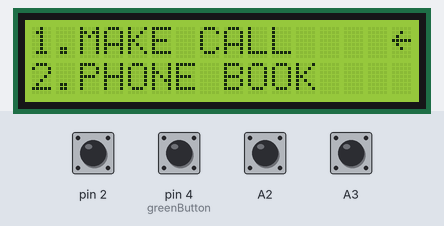
The sketch below on a simulated Arduino Uno, built with avr-gcc and run on an emulated ATmega328P. Shown: 16×2 character LCD. The test bench sets the inputs (shaded band); at power-on: A2, A3, pin 2, pin 4 (greenButton) HIGH.

Above: at 1.2 s.
1.3 s: A3 pulled LOW for 0.15 s
At 2.0 s:
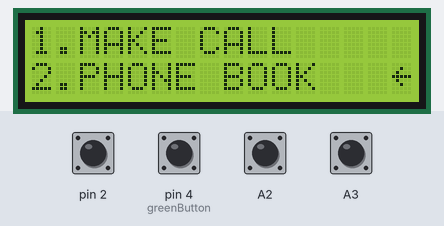
2.9 s: pin 4 (greenButton) pulled LOW for 0.15 s
At 3.5 s:
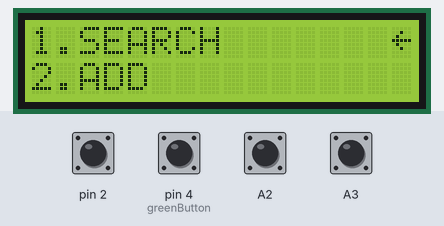
4.6 s: pin 2 pulled LOW for 0.15 s
At 6.0 s:
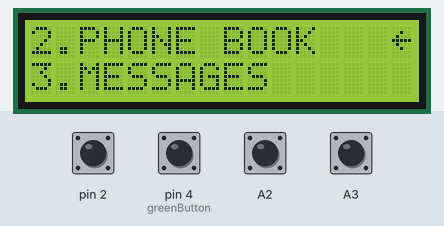
6.3 s: A3 pulled LOW for 1 s
At 7.1 s:
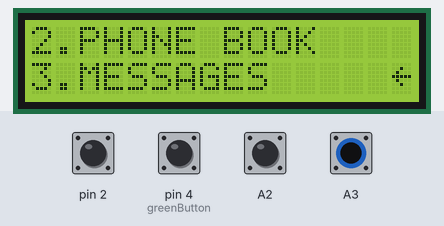
8.8 s: pin 4 (greenButton) pulled LOW for 1 s
At 10.4 s:
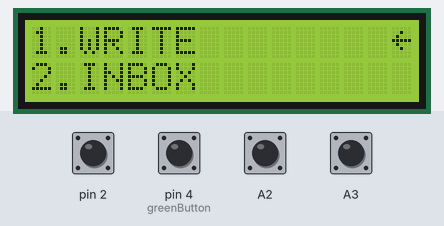
11.3 s: pin 2 pulled LOW for 1 s
At 13.7 s:
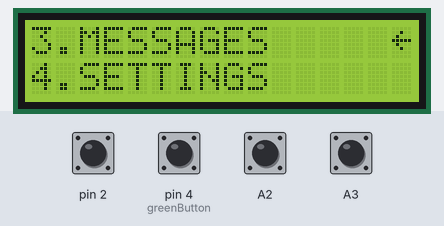
Timing chart, 0 to 14.8 s (numbered marks = the images above; inputs shaded):
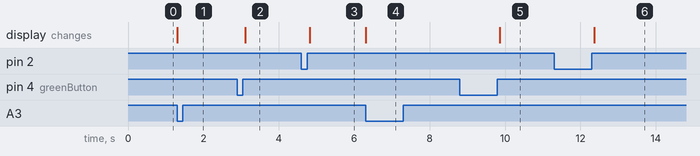

Measured:
- after the input at 1.3 s, the display: changes at once (image 1)
- after the input at 2.9 s, the display: changes after 0.21 s (image 2)
- after the input at 4.6 s, the display: changes after 0.22 s (image 3)
- after the input at 6.3 s, the display: changes at once (image 4)
- after the input at 8.8 s, the display: changes after 1.1 s (image 5)
- after the input at 11.3 s, the display: changes after 1.1 s (image 6)

The sketch:

zad3.3.ino
```cpp
// Imię i Nazwisko: Mateusz Groblicki
// Grupa: Czwartek 11:15
// Zadanie: 3.3. Nawigacja w menu

#include <LiquidCrystal_I2C.h>
#include "Basic_Button.h"
#include "Basic_Encoder.h"
#include <Wire.h>
#include <avr/pgmspace.h>

const char empty_text[] PROGMEM = "";
const char MAKE_CALL_text[] PROGMEM = "1.MAKE CALL";
const char PHONE_BOOK_text[] PROGMEM = "2.PHONE BOOK";
const char PB_SEARCH_text[] PROGMEM = "1.SEARCH";
const char PB_ADD_text[] PROGMEM = "2.ADD";
const char PB_REMOVE_text[] PROGMEM = "3.REMOVE";
const char MESSAGES_text[] PROGMEM = "3.MESSAGES";
const char MSG_WRITE_text[] PROGMEM = "1.WRITE";
const char MSG_INBOX_text[] PROGMEM = "2.INBOX";
const char MSG_OUTBOX_text[] PROGMEM = "3.OUTBOX";
const char MSG_TEMPLATES_text[] PROGMEM = "4.TEMPLATES";
const char SETTINGS_text[] PROGMEM = "4.SETTINGS";
const char SET_TONES_text[] PROGMEM = "1.TONES";
const char SET_AUTO_ANSWER_text[] PROGMEM = "2.AUTO ANSWER";
const char SET_LANG_text[] PROGMEM = "3.LANGUAGE";
const char CLOCK_text[] PROGMEM = "5.CLOCK";
const char CLK_ALARM_text[] PROGMEM = "1.ALARM CLOCK";
const char CLK_SETTINGS_text[] PROGMEM = "2.CLOCK SETUP";
const char CLK_DATESET_text[] PROGMEM = "3.DATE SETUP";
const char CLK_STOPWATCH_text[] PROGMEM = "4.STOPWATCH";
const char CLK_COUNTDOWN_text[] PROGMEM = "5.COUNTDOWN";
const char CALCULATOR_text[] PROGMEM = "6.CALCULATOR";
const char SET_LAN_POLSKI_text[] PROGMEM = "1.POLSKI";
const char SET_LAN_ENGLISH_text[] PROGMEM = "2.ENGLISCH";
const char SET_LAN_DEUTSCH_text[] PROGMEM = "3.DEUTSCH";

const char MAKE_CALL_msg[] PROGMEM = "Making call";
const char PB_SEARCH_msg[] PROGMEM = "searching for the number";
const char PB_ADD_msg[] PROGMEM = "adding new phone number";
const char PB_REMOVE_msg[] PROGMEM = "removing phone number";
const char MSG_WRITE_msg[] PROGMEM = "creating new message";
const char MSG_INBOX_msg[] PROGMEM = "opening inbox";
const char MSG_OUTBOX_msg[] PROGMEM = "opening outbox";
const char MSG_TEMPLATES_msg[] PROGMEM = "choose message template";
const char SET_TONES_msg[] PROGMEM = "opening tones settins";
const char SET_AUTO_ANSWER_msg[] PROGMEM = "configure auto-answer feature";
const char SET_LANG_msg[] PROGMEM = "set language";
const char CLK_ALARM_msg[] PROGMEM = "set alarm";
const char CLK_SETTINGS_msg[] PROGMEM = "configure time";
const char CLK_DATESET_msg[] PROGMEM = "set date";
const char CLK_STOPWATCH_msg[] PROGMEM = "turn on stopwatch";
const char CLK_COUNTDOWN_msg[] PROGMEM = "turn on countdown";
const char CALCULATOR_msg[] PROGMEM = "opening calculator";
const char SET_LAN_POLSKI_msg[] PROGMEM = "changing language to polish";
const char SET_LAN_ENGLISH_msg[] PROGMEM = "changing language to english";
const char SET_LAN_DEUTSCH_msg[] PROGMEM = "changing language to german";

const char *const text_table[] PROGMEM = {
    empty_text,           //0
    MAKE_CALL_text,       //1
    PHONE_BOOK_text,      //2
    PB_SEARCH_text,       //3
    PB_ADD_text,          //4
    PB_REMOVE_text,       //5
    MESSAGES_text,        //6
    MSG_WRITE_text,       //7
    MSG_INBOX_text,       //8
    MSG_OUTBOX_text,      //9
    MSG_TEMPLATES_text,   //10
    SETTINGS_text,        //11
    SET_TONES_text,       //12
    SET_AUTO_ANSWER_text, //13
    SET_LANG_text,        //14
    CLOCK_text,           //15
    CLK_ALARM_text,       //16
    CLK_SETTINGS_text,    //17
    CLK_DATESET_text,     //18
    CLK_STOPWATCH_text,   //19
    CLK_COUNTDOWN_text,   //20
    CALCULATOR_text,      //21
    SET_LAN_POLSKI_text,  //22
    SET_LAN_ENGLISH_text, //23
    SET_LAN_DEUTSCH_text  //24
};
const char *const msg_table[] PROGMEM = {
    empty_text,          //0
    MAKE_CALL_msg,       //1
    PB_SEARCH_msg,       //2
    PB_ADD_msg,          //3
    PB_REMOVE_msg,       //4
    MSG_WRITE_msg,       //5
    MSG_INBOX_msg,       //6
    MSG_OUTBOX_msg,      //7
    MSG_TEMPLATES_msg,   //8
    SET_TONES_msg,       //9
    SET_AUTO_ANSWER_msg, //10
    SET_LANG_msg,        //11
    CLK_ALARM_msg,       //12
    CLK_SETTINGS_msg,    //13
    CLK_DATESET_msg,     //14
    CLK_STOPWATCH_msg,   //15
    CLK_COUNTDOWN_msg,   //16
    CALCULATOR_msg,      //17
    SET_LAN_POLSKI_msg,  //18
    SET_LAN_ENGLISH_msg, //19
    SET_LAN_DEUTSCH_msg  //20
};

char buffer[64];

struct MenuNode
{
    MenuNode *prev_node;
    MenuNode *next_node;
    MenuNode *parent_node;
    MenuNode *child_node;
    byte text_index;
    byte msg_index;

    MenuNode(byte TextIndex, byte MessageIndex)
    {
        prev_node = nullptr;
        next_node = nullptr;
        parent_node = nullptr;
        child_node = nullptr;
        text_index = TextIndex;
        msg_index = MessageIndex;
    }
};

class Menu
{
private:
    MenuNode *master;

public:
    Menu(MenuNode *node)
    {
        master = node;
        master->prev_node = nullptr;
        master->child_node = nullptr;
    }

    Menu() { master = nullptr; }

    Menu &add(MenuNode &node)
    {
        if (master == nullptr)
            master = &node;
        else
        {
            MenuNode *tmp = master;
            //go at the end
            while (tmp->next_node != nullptr)
                tmp = tmp->next_node;

            tmp->next_node = &node;
            node.prev_node = tmp;
        }

        return *this;
    }

    void setParent(MenuNode &node)
    {
        if (master != nullptr)
        {
            node.child_node = master;
            MenuNode *tmp = master;
            //set parent in every node
            while (tmp->next_node != nullptr)
            {
                tmp->parent_node = &node;
                tmp = tmp->next_node;
            }

            //set last node
            tmp->parent_node = &node;
        }
    }
};

//arrow character
byte arrow[8] = {
    B00000,
    B00100,
    B01000,
    B11111,
    B01000,
    B00100,
    B00000,
};

LiquidCrystal_I2C lcd(0x27, 2, 1, 0, 4, 5, 6, 7, 3, POSITIVE);
Button greenButton(4), redButton(2);
Encoder encoder(A3, A2);

//hard-coded menu using MenuNodes

MenuNode MAKE_CALL(1, 1);
MenuNode PHONE_BOOK(2, 0);
MenuNode PB_SEARCH(3, 2);
MenuNode PB_ADD(4, 3);
MenuNode PB_REMOVE(5, 4);
MenuNode MESSAGES(6, 0);
MenuNode MSG_WRITE(7, 5);
MenuNode MSG_INBOX(8, 6);
MenuNode MSG_OUTBOX(9, 7);
MenuNode MSG_TEMPLATES(10, 8);
MenuNode SETTINGS(11, 0);
MenuNode SET_TONES(12, 9);
MenuNode SET_AUTO_ANSWER(13, 10);
MenuNode SET_LANG(14, 11);
MenuNode CLOCK(15, 0);
MenuNode CLK_ALARM(16, 12);
MenuNode CLK_SETTINGS(17, 13);
MenuNode CLK_DATESET(18, 14);
MenuNode CLK_STOPWATCH(19, 15);
MenuNode CLK_COUNTDOWN(20, 16);
MenuNode CALCULATOR(21, 17);
MenuNode SET_LAN_POLSKI(22, 18);
MenuNode SET_LAN_ENGLISH(23, 19);
MenuNode SET_LAN_DEUTSCH(24, 20);

Menu MAIN_MENU;
Menu PB_MENU;
Menu MSG_MENU;
Menu SET_MENU;
Menu SET_LAN_MENU;
Menu CLK_MENU;

MenuNode *current_node;
byte pointer_pos = 0;

void setup()
{
    Serial.begin(9600);
    lcd.begin(16, 2);
    lcd.createChar(0, arrow);

    /////////////// setting up menu connections ////////////////////

    ///// submenus ///////

    //phone book submenu
    PB_MENU
        .add(PB_SEARCH)
        .add(PB_ADD)
        .add(PB_REMOVE)
        .setParent(PHONE_BOOK);

    //messages submenu
    MSG_MENU
        .add(MSG_WRITE)
        .add(MSG_INBOX)
        .add(MSG_OUTBOX)
        .add(MSG_TEMPLATES)
        .setParent(MESSAGES);

    //settings->language submenu
    SET_LAN_MENU
        .add(SET_LAN_POLSKI)
        .add(SET_LAN_ENGLISH)
        .add(SET_LAN_DEUTSCH)
        .setParent(SET_LANG);

    //setting submenu
    SET_MENU
        .add(SET_TONES)
        .add(SET_AUTO_ANSWER)
        .add(SET_LANG)
        .setParent(SETTINGS);

    //clock submenu
    CLK_MENU
        .add(CLK_ALARM)
        .add(CLK_SETTINGS)
        .add(CLK_DATESET)
        .add(CLK_STOPWATCH)
        .add(CLK_COUNTDOWN)
        .setParent(CLOCK);

    ///// main menu ///////
    MAIN_MENU
        .add(MAKE_CALL)
        .add(PHONE_BOOK)
        .add(MESSAGES)
        .add(SETTINGS)
        .add(CLOCK)
        .add(CALCULATOR)
        .setParent(MAKE_CALL);

    ////////////////////////////////////////////////////////////////////

    current_node = &MAKE_CALL;

    updateDisplay();
    updatePointer();
}

void loop()
{
    onGreenButtonPressed();
    onRedButtonPressed();
    onEncoderRotated();
}

void onGreenButtonPressed()
{
    if (greenButton.wasReleased())
    {
        if (current_node->child_node != nullptr)
        {
            current_node = current_node->child_node;
            updateDisplay();
            pointer_pos = 0;
            updatePointer();
        }
        else
        {
            strcpy_P(buffer, (char *)pgm_read_word(&(msg_table[current_node->msg_index])));
            Serial.println(buffer);
        }
    }
}

void onRedButtonPressed()
{
    if (redButton.wasReleased())
    {
        if (current_node->parent_node != nullptr)
        {
            current_node = current_node->parent_node;
            updateDisplay();
            pointer_pos = 0;
            updatePointer();
        }
    }
}

void onEncoderRotated()
{
    byte rotation = encoder.readRotation();

    if (rotation == ENCODER_ROTATED_CW)
    {
        if (current_node->next_node != nullptr)
        {
            pointer_pos++;
            current_node = current_node->next_node;
        }
    }
    else if (rotation == ENCODER_ROTATED_CCW)
    {
        if (current_node->prev_node != nullptr)
        {
            pointer_pos--;
            current_node = current_node->prev_node;
        }
    }

    updatePointer();
}

void updateDisplay()
{
    lcd.clear();
    strcpy_P(buffer, (char *)pgm_read_word(&(text_table[current_node->text_index])));
    lcd.print(buffer);

    if (current_node->next_node != nullptr)
    {
        strcpy_P(buffer, (char *)pgm_read_word(&(text_table[current_node->next_node->text_index])));
        lcd.setCursor(0, 1);
        lcd.print(buffer);
    }
}

void updatePointer()
{
    if (pointer_pos == 0)
    {
        lcd.setCursor(15, 1);
        lcd.print(" ");

        lcd.setCursor(15, 0);
        lcd.write(byte(0));
    }
    else if (pointer_pos == 1)
    {
        lcd.setCursor(15, 0);
        lcd.print(" ");

        lcd.setCursor(15, 1);
        lcd.write(byte(0));
    }
    else
    {
        updateDisplay();
        lcd.setCursor(15, 0);
        lcd.write(byte(0));
        pointer_pos = 0;
    }
}
```
